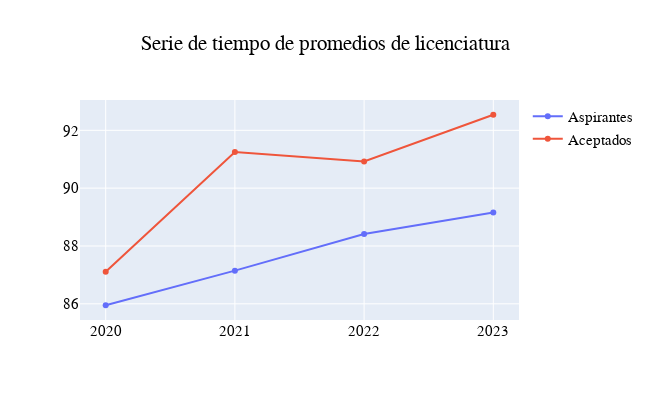

Notebook cell for this chart:
### Code cell
fig = go.Figure()
fig.add_trace(go.Line(x=dfgroup['Anio'], y = dfgroup['Licenciatura: Promedio'],
                    name='Aspirantes'))
fig.add_trace(go.Line(x=dfgroupaceptados['Anio'] ,y = dfgroupaceptados['Licenciatura: Promedio'],
                    name = 'Aceptados'))
fig.update_layout(height=400, width=650, title_text=f'Serie de tiempo de promedios de licenciatura', title_x = 0.5, font=dict( family="Arial", size=15, color="Black")
)
fig.show()

### Figure 1 — Plotly figure (JSON) as saved in the notebook; plotly's stock layout.template omitted (floating-point values rounded to 4 significant figures)
{"data": [{"name": "Aspirantes", "type": "scatter", "x": [2020, 2021, 2022, 2023], "y": [85.95, 87.15, 88.41, 89.16]}, {"name": "Aceptados", "type": "scatter", "x": [2020, 2021, 2022, 2023], "y": [87.11, 91.25, 90.92, 92.54]}], "layout": {"font": {"color": "Black", "family": "Arial", "size": 15}, "height": 400, "title": {"text": "Serie de tiempo de promedios de licenciatura", "x": 0.5}, "width": 650}}
